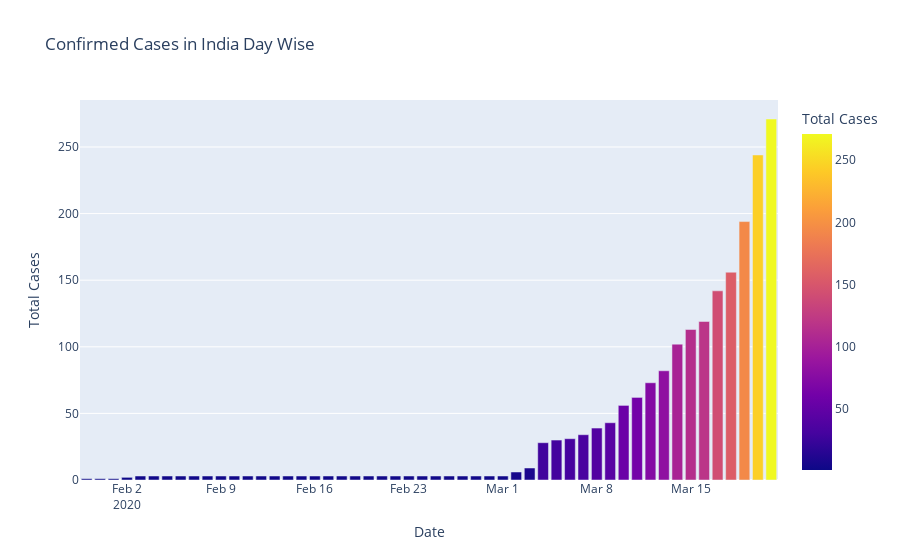

The notebook cell saved with this chart:
### Code cell
fig = px.bar(dbd_Indian, x='Date', y= 'Total Cases',color='Total Cases', title = 'Confirmed Cases in India Day Wise')
fig.show()

### Figure 1 — Plotly figure (JSON) as saved in the notebook; plotly's stock layout.template omitted (floating-point values rounded to 4 significant figures)
{"data": [{"alignmentgroup": "True", "hovertemplate": "Date=%{x}<br>Total Cases=%{marker.color}<extra></extra>", "legendgroup": "", "marker": {"color": [1, 1, 1, 2, 3, 3, 3, 3, 3, 3, 3, 3, 3, 3, 3, 3, 3, 3, 3, 3, 3, 3, 3, 3, 3, 3, 3, 3, 3, 3, 3, 3, 6, 9, 28, 30, 31, 34, 39, 43, 56, 62, 73, 82, 102, 113, 119, 142, 156, 194, 244, 271], "coloraxis": "coloraxis", "pattern": {"shape": ""}}, "name": "", "offsetgroup": "", "orientation": "v", "showlegend": false, "textposition": "auto", "type": "bar", "x": ["2020-01-30T00:00:00", "2020-01-31T00:00:00", "2020-02-01T00:00:00", "2020-02-02T00:00:00", "2020-02-03T00:00:00", "2020-02-04T00:00:00", "2020-02-05T00:00:00", "2020-02-06T00:00:00", "2020-02-07T00:00:00", "2020-02-08T00:00:00", "2020-02-09T00:00:00", "2020-02-10T00:00:00", "2020-02-11T00:00:00", "2020-02-12T00:00:00", "2020-02-13T00:00:00", "2020-02-14T00:00:00", "2020-02-15T00:00:00", "2020-02-16T00:00:00", "2020-02-17T00:00:00", "2020-02-18T00:00:00", "2020-02-19T00:00:00", "2020-02-20T00:00:00", "2020-02-21T00:00:00", "2020-02-22T00:00:00", "2020-02-23T00:00:00", "2020-02-24T00:00:00", "2020-02-25T00:00:00", "2020-02-26T00:00:00", "2020-02-27T00:00:00", "2020-02-28T00:00:00", "2020-02-29T00:00:00", "2020-03-01T00:00:00", "2020-03-02T00:00:00", "2020-03-03T00:00:00", "2020-03-04T00:00:00", "2020-03-05T00:00:00", "2020-03-06T00:00:00", "2020-03-07T00:00:00", "2020-03-08T00:00:00", "2020-03-09T00:00:00", "2020-03-10T00:00:00", "2020-03-11T00:00:00", "2020-03-12T00:00:00", "2020-03-13T00:00:00", "2020-03-14T00:00:00", "2020-03-15T00:00:00", "2020-03-16T00:00:00", "2020-03-17T00:00:00", "2020-03-18T00:00:00", "2020-03-19T00:00:00", "2020-03-20T00:00:00", "2020-03-21T00:00:00"], "xaxis": "x", "y": [1, 1, 1, 2, 3, 3, 3, 3, 3, 3, 3, 3, 3, 3, 3, 3, 3, 3, 3, 3, 3, 3, 3, 3, 3, 3, 3, 3, 3, 3, 3, 3, 6, 9, 28, 30, 31, 34, 39, 43, 56, 62, 73, 82, 102, 113, 119, 142, 156, 194, 244, 271], "yaxis": "y"}], "layout": {"barmode": "relative", "coloraxis": {"colorbar": {"title": {"text": "Total Cases"}}, "colorscale": [[0, "#0d0887"], [0.1111, "#46039f"], [0.2222, "#7201a8"], [0.3333, "#9c179e"], [0.4444, "#bd3786"], [0.5556, "#d8576b"], [0.6667, "#ed7953"], [0.7778, "#fb9f3a"], [0.8889, "#fdca26"], [1, "#f0f921"]]}, "legend": {"tracegroupgap": 0}, "title": {"text": "Confirmed Cases in India Day Wise"}, "xaxis": {"anchor": "y", "domain": [0, 1], "title": {"text": "Date"}}, "yaxis": {"anchor": "x", "domain": [0, 1], "title": {"text": "Total Cases"}}}}
